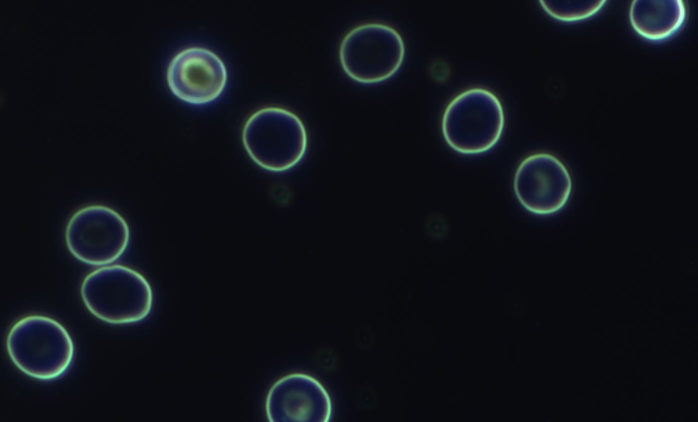
%> input picture Assignment_Input/IMG_01.png, 1396 x 844 px (shown at 1/2 size)
$ octave adaptivecontour.m   (GNU Octave 9; MATLAB toolbox functions it lacks are replaced by stand-ins)
%> lines starting %> are read from the running program, lines starting %| are printed output that depends on the picture; in (x1, y1, x2, y2) boxes, pixels count from 0 and x2, y2 are one past the last pixel; in counts of white or black regions, pixels touching at a corner belong together; the program's own positions count from 1
clear; close all;

% Task 5: Robust method --------------------------

% Load the new image
IMG = imread('IMG_01.png');
%> IMG is the input picture: size 844x1396x3 uint8; mean R, G, B 15.1, 18.4, 23.6

% Convert image to grayscale
I_gray = rgb2gray(IMG);

% Rescale image
height = 512;
[rows, cols] = size(I_gray);
%> rows = 844; cols = 1396
new_width = round(cols * (height / rows));
%> new_width = 847
I_resized = imresize(I_gray, [height, new_width]);
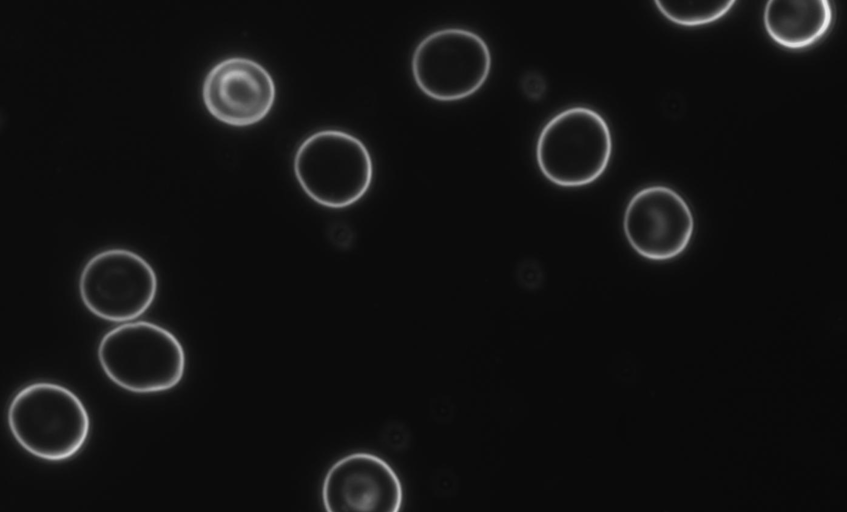
%> I_resized: size 512x847 uint8; min 8, max 239, mean 17.9

% Adaptive Histogram Equalization
I_enhanced = adapthisteq(I_gray, 'NumTiles', [64 64], 'ClipLimit', 0.01);
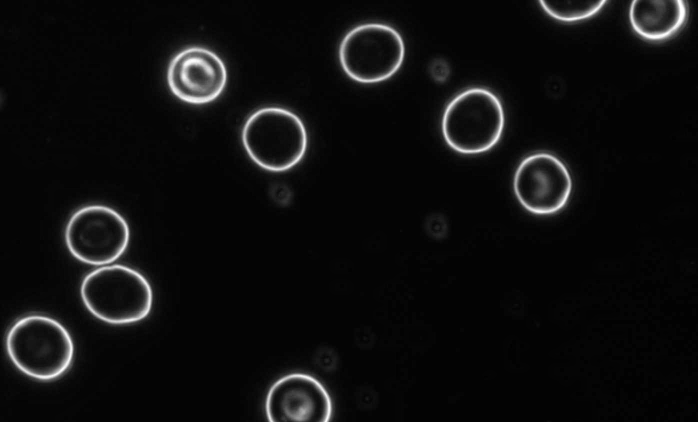
%> I_enhanced: size 844x1396 uint8 (shown at 1/2 size); min 0, max 255, mean 14.7

% Apply Gaussian smoothing
I_smoothed = imgaussfilt(I_enhanced, 2);  % Gaussian filter with sigma=2

gamma = 0.8;  % Gamma < 1 brightens, Gamma > 1 darkens
I_gamma = imadjust(I_smoothed, [], [], gamma);
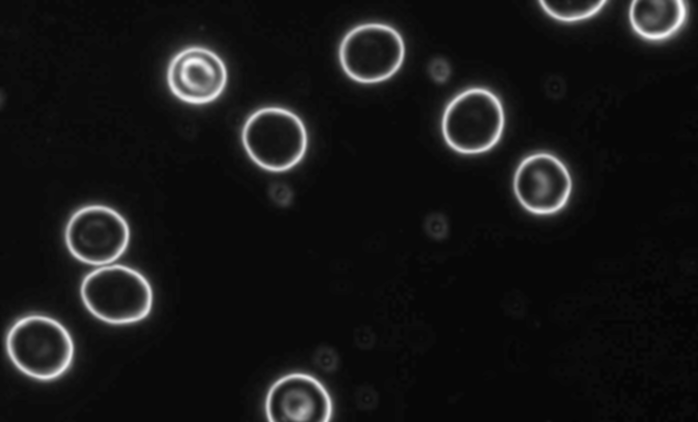
%> I_gamma: size 844x1396 uint8 (shown at 1/2 size); min 3, max 253, mean 22

% Normalize to range [0, 1]
I_normalized = mat2gray(I_gamma);

% Otsu's Method
thresh = graythresh(I_normalized);
%> thresh = 0.306
I_binary = imbinarize(I_normalized, 'adaptive', 'sensitivity', 0.2);
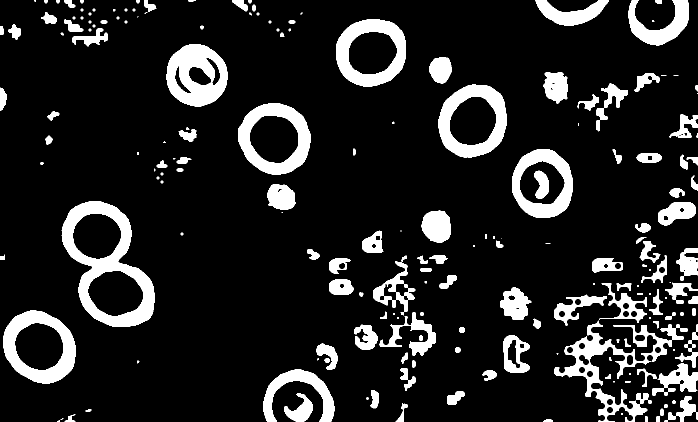
%> I_binary: size 844x1396 logical (shown at 1/2 size); 13.7% white; 196 white regions (38 under 20 px), largest, box (x1, y1, x2, y2) and area: (123, 402, 309, 654) 15732, (1109, 641, 1376, 844) 11754, (333, 88, 455, 213) 9790

% Step 1: Edge Detection
I_edge = edge(I_binary, 'roberts'); % Detect edges
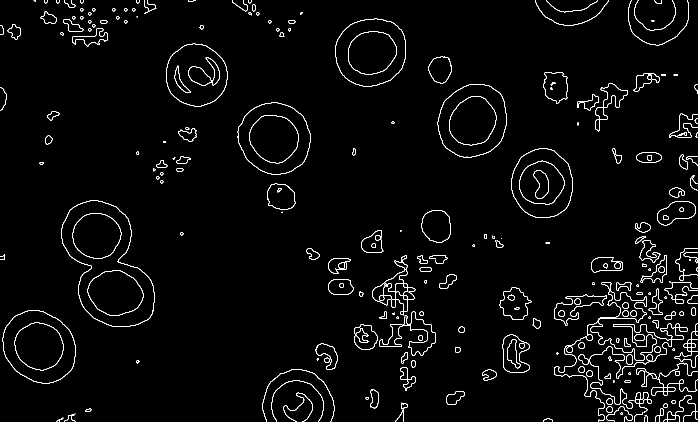
%> I_edge: size 844x1396 logical (shown at 1/2 size); 2.5% white in thin lines or dots
figure, imshow(I_edge);
title('Edge Detection');

% Step 2: Morphological Processing
se_close = strel('disk', 3);
I_closed = imclose(I_edge, se_close); % Close small gaps
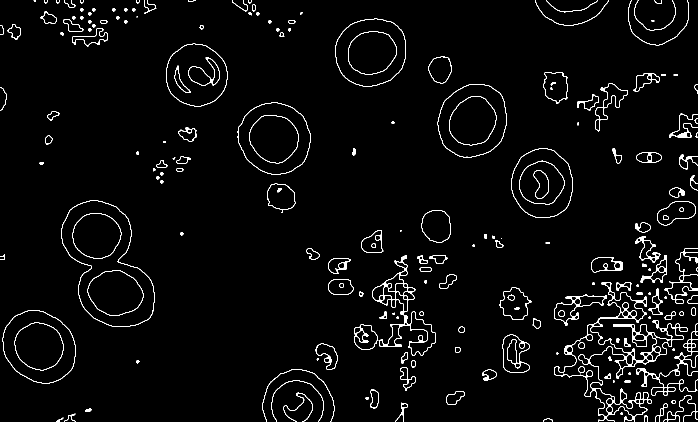
%> I_closed: size 844x1396 logical (shown at 1/2 size); 3% white in thin lines or dots
I_bridged1 = bwmorph(I_closed, "bridge"); % Bridge gaps in edges
%> I_bridged1: size 844x1396 logical; 3% white in thin lines or dots
figure, imshow(I_bridged1);
title('Bridged Edges');

% Step 3: Segmentation using Active Contour
mask = zeros(size(I_binary));
mask(50:end-50, 50:end-50) = 1;  % Initial mask (avoid borders)
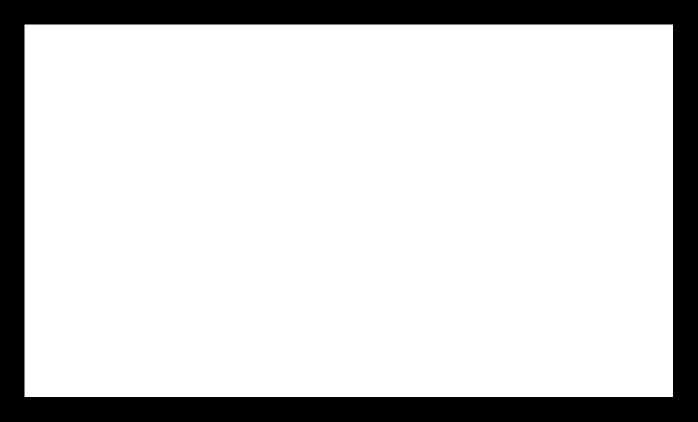
%> mask: size 844x1396 double (shown at 1/2 size); values 0 (black) and 1 (white), 82% white; 1 black region, box (x1, y1, x2, y2) and area: (0, 0, 1396, 844) 211959
%> (the run ends here)

$ run again, with Assignment_Input/IMG_02.png copied over Assignment_Input/IMG_01.png
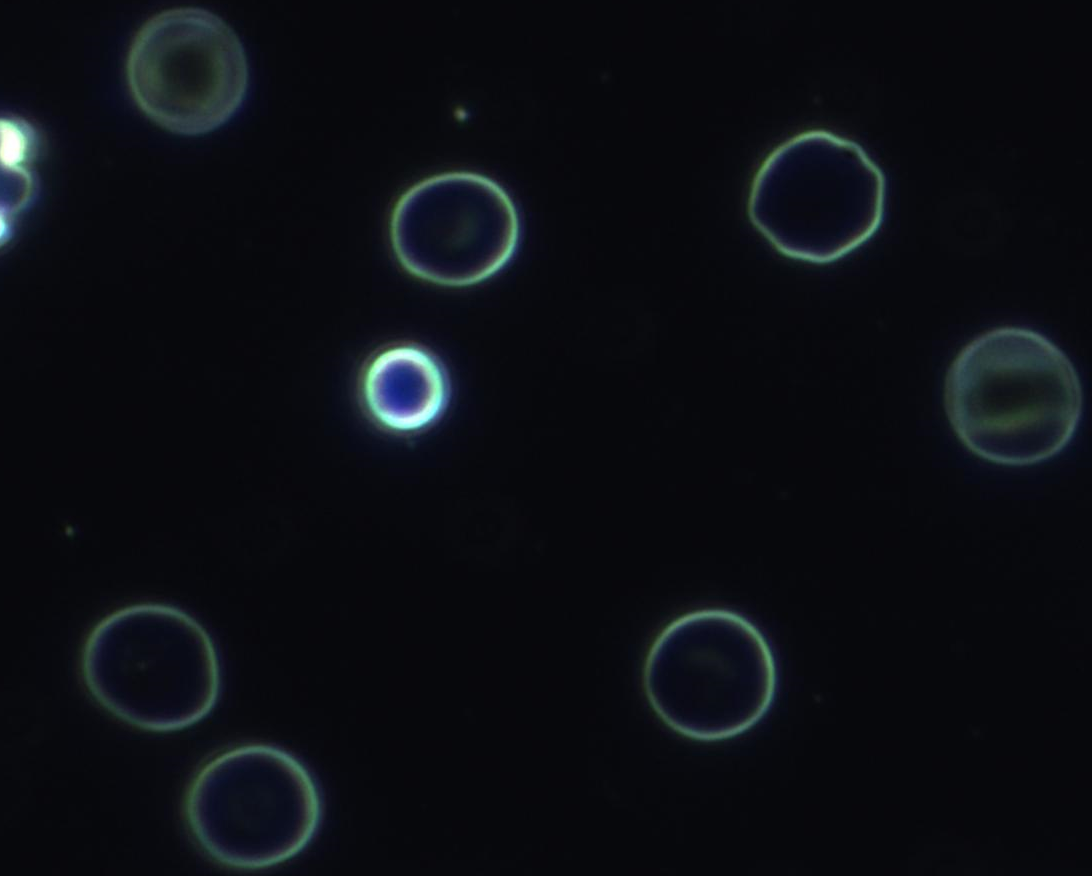
%> input picture Assignment_Input/IMG_02.png, 1092 x 876 px
%> IMG is the input picture: size 876x1092x3 uint8; mean R, G, B 11.7, 14.2, 18.9
%> thresh = 0.225
%> `I_binary = imbinarize(I_normalized, 'adaptive', 'sensitivity', 0.2);`:
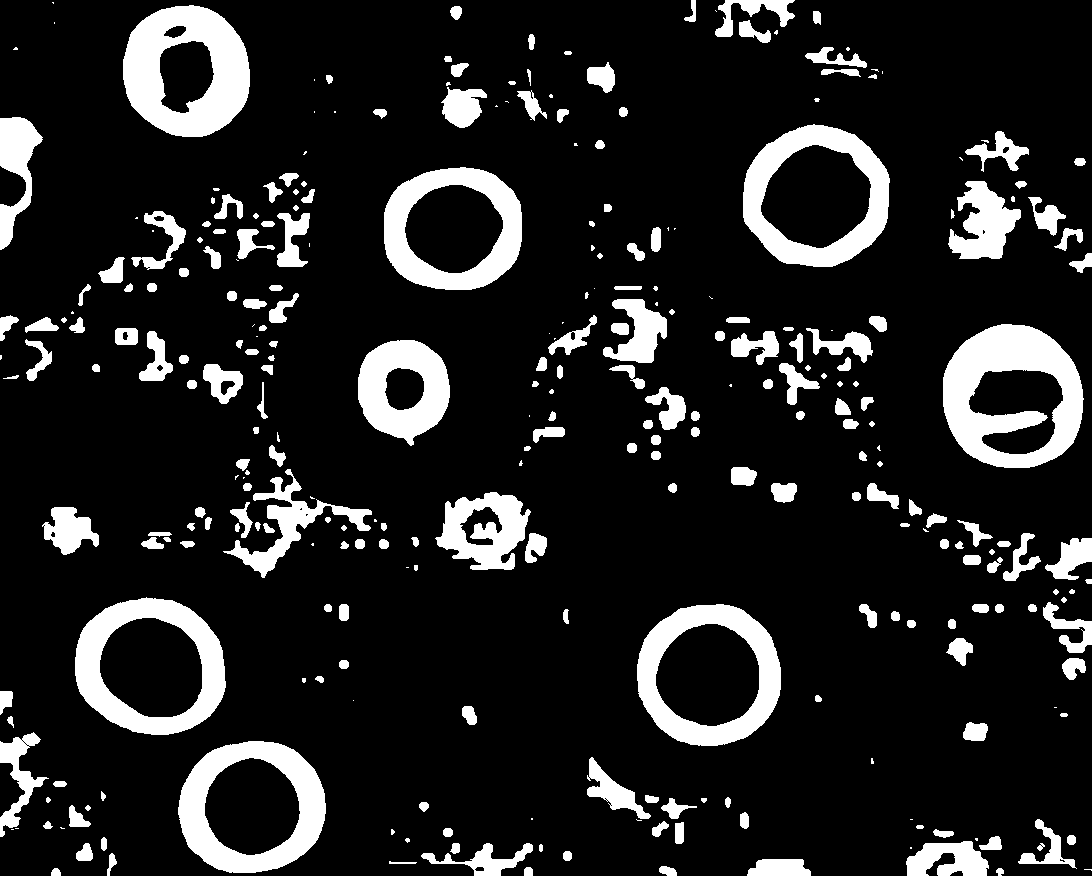
%> I_binary: size 876x1092 logical; 13.9% white; 306 white regions (69 under 20 px), largest, box (x1, y1, x2, y2) and area: (943, 324, 1084, 468) 11211, (123, 5, 250, 137) 10240, (178, 741, 326, 873) 8580
%> I_edge: size 876x1092 logical; 2.8% white in thin lines or dots
%> I_closed: size 876x1092 logical; 3.4% white in thin lines or dots
%> I_bridged1: size 876x1092 logical; 3.4% white in thin lines or dots
%> `mask(50:end-50, 50:end-50) = 1;`:
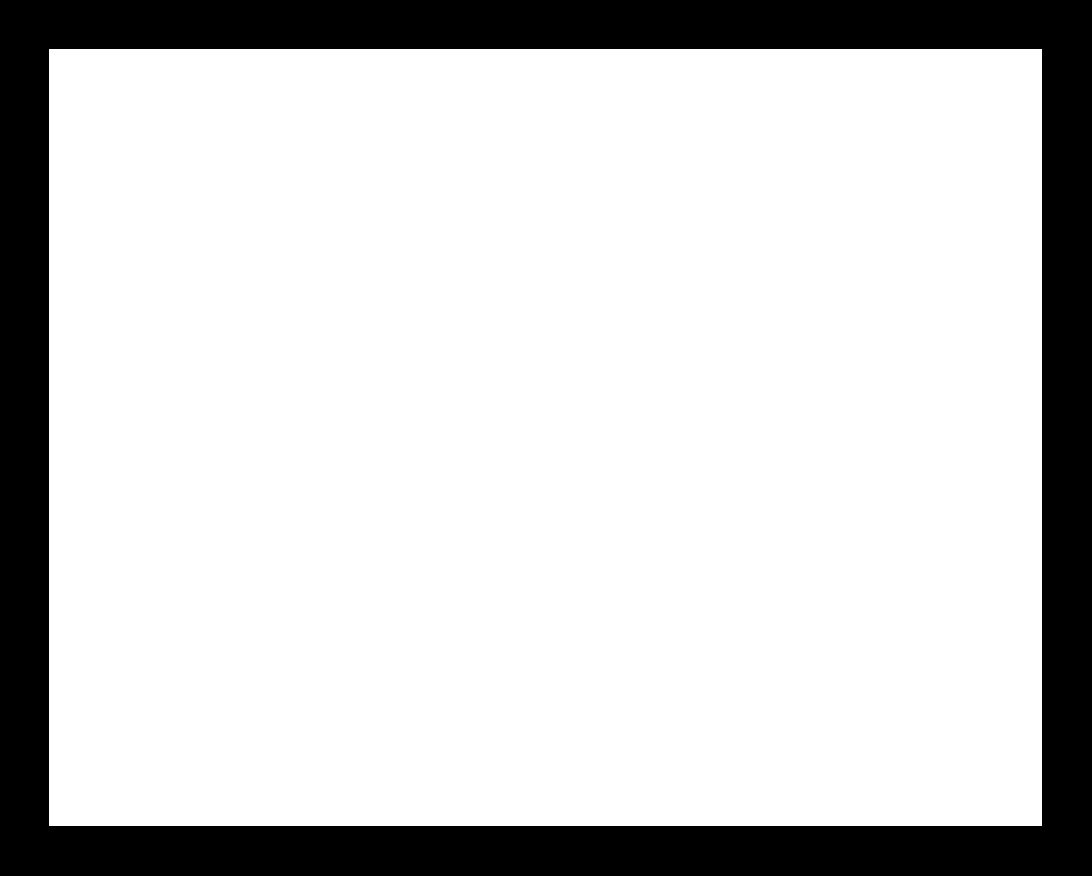
%> mask: size 876x1092 double; values 0 (black) and 1 (white), 80.7% white; 1 black region, box (x1, y1, x2, y2) and area: (0, 0, 1092, 876) 185031

$ run again, with Assignment_Input/IMG_04.png copied over Assignment_Input/IMG_01.png
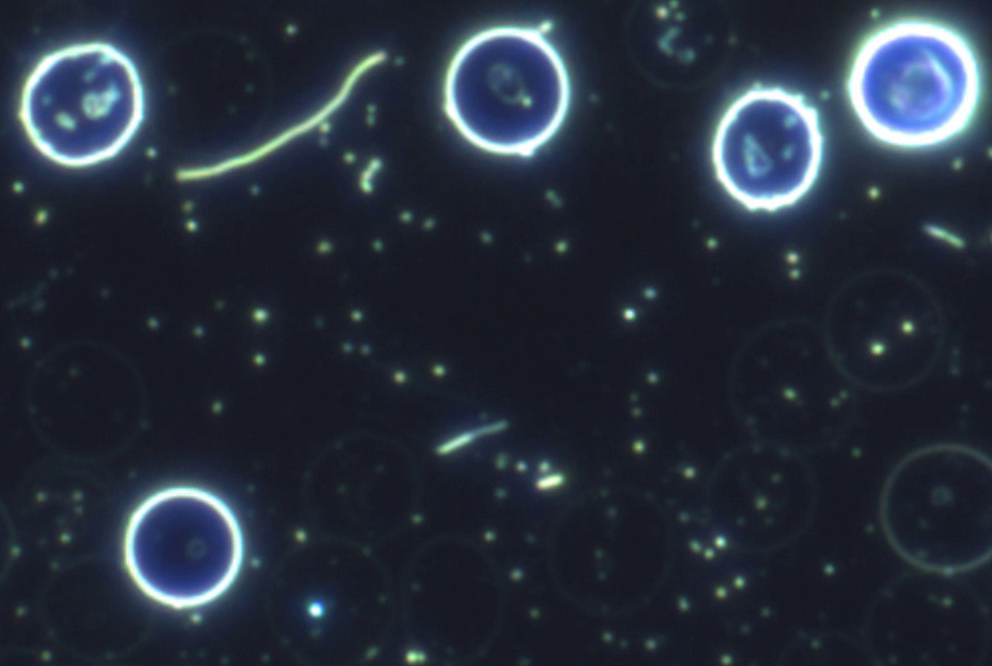
%> input picture Assignment_Input/IMG_04.png, 992 x 666 px
%> IMG is the input picture: size 666x992x3 uint8; mean R, G, B 38.9, 47.3, 60.2
%> thresh = 0.388
%> I_binary: size 666x992 logical; 19.1% white; 193 white regions (30 under 20 px), largest, box (x1, y1, x2, y2) and area: (844, 8, 983, 150) 9279, (437, 15, 578, 164) 8458, (116, 479, 261, 626) 8190
%> I_edge: size 666x992 logical; 3.6% white in thin lines or dots
%> I_closed: size 666x992 logical; 4.1% white in thin lines or dots
%> I_bridged1: size 666x992 logical; 4.1% white in thin lines or dots
%> `mask(50:end-50, 50:end-50) = 1;`:
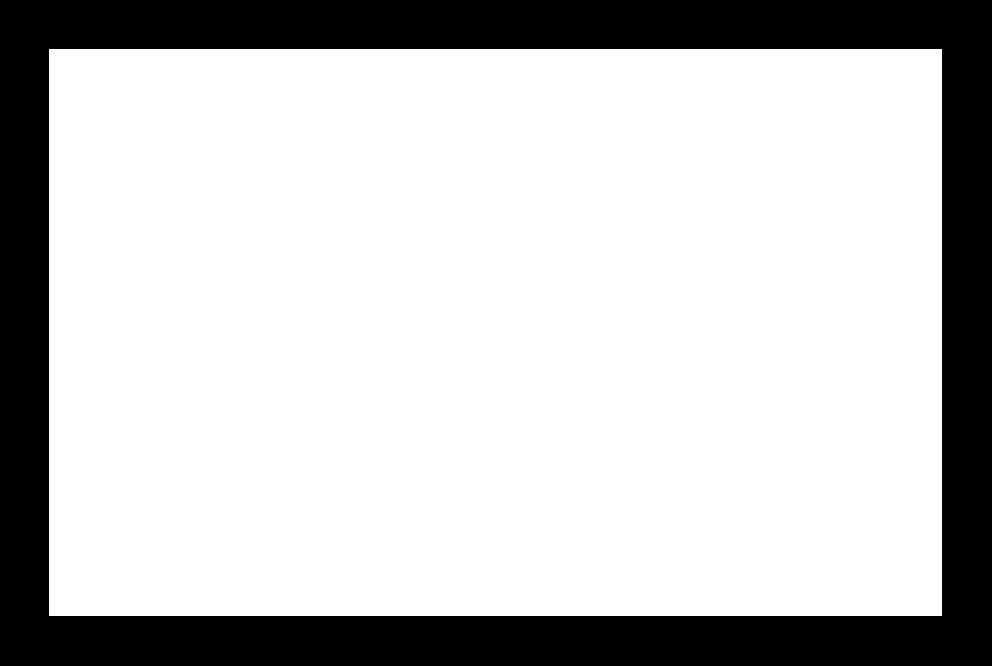
%> mask: size 666x992 double; values 0 (black) and 1 (white), 76.6% white; 1 black region, box (x1, y1, x2, y2) and area: (0, 0, 992, 666) 154341
